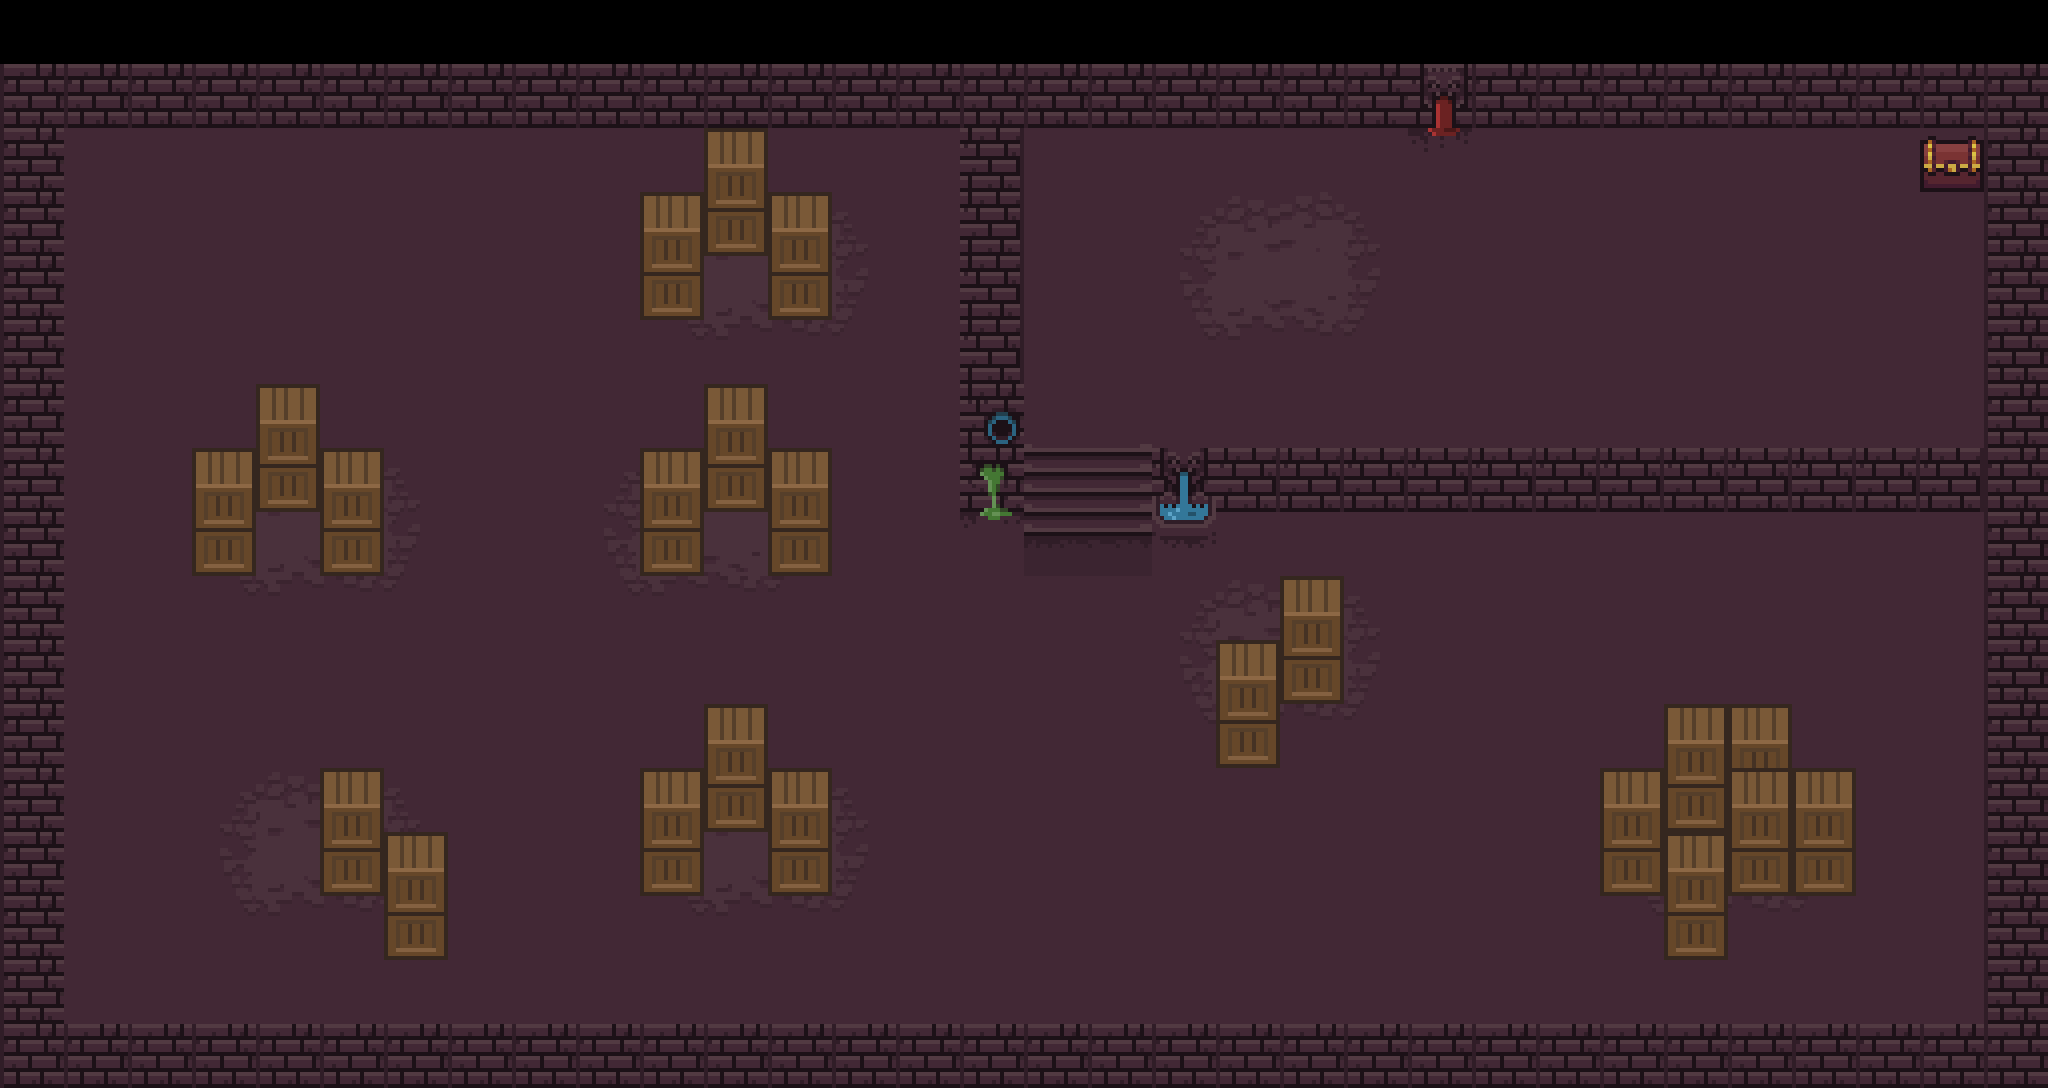

The image is a tile-based game level rendered from a .tmx file. Its description and source (layers, tilesets, objects; grid data summarised) follow:
An orthogonal 32x17 tile map with 64x64 px tiles, 2 tile layers (floor, blocking).

<map version="1.8" tiledversion="1.8.5" orientation="orthogonal" renderorder="right-down" width="32" height="17" tilewidth="64" tileheight="64" infinite="0" nextlayerid="3" nextobjectid="1">
 <tileset firstgid="1" source="64x64DungeonTileset.v4.tsx" />
 <layer id="1" name="floor" width="32" height="17">
  <data>[544 cells, 512 non-empty, 1 distinct tile ids]</data>
 </layer>
 <layer id="2" name="blocking" width="32" height="17">
  <data>[544 cells, 223 non-empty, 30 distinct tile ids]</data>
 </layer>
</map>